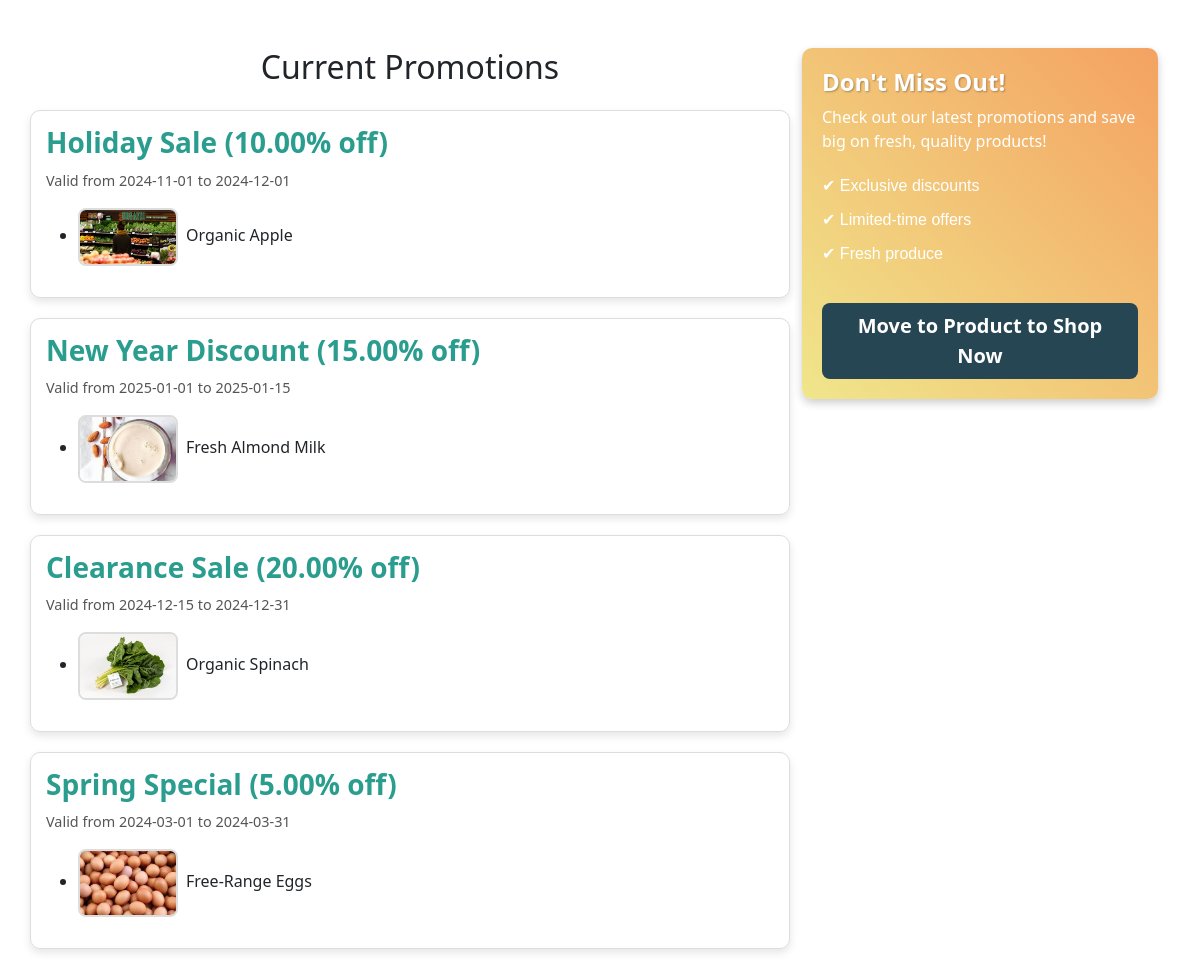
Page /promotion.php on the committed database.
### tables this page shows
CREATE TABLE Products (
    ProductID INT AUTO_INCREMENT PRIMARY KEY,
    ProductName VARCHAR(255) NOT NULL,
    Category VARCHAR(255) NOT NULL,
    Price DECIMAL(10, 2) NOT NULL,
    StockLevel INT NOT NULL,
    ImagePath VARCHAR(255) NOT NULL,
    SupplierID INT,
    CategoryID INT,
    PromotionID INT,
    FOREIGN KEY (SupplierID) REFERENCES Suppliers(SupplierID) 
        ON DELETE CASCADE 
        ON UPDATE CASCADE,
    FOREIGN KEY (CategoryID) REFERENCES Categories(CategoryID) 
        ON DELETE CASCADE 
        ON UPDATE CASCADE,
    FOREIGN KEY (PromotionID) REFERENCES Promotions(PromotionID) 
        ON DELETE SET NULL 
        ON UPDATE CASCADE
);

CREATE TABLE Promotions (
    PromotionID INT AUTO_INCREMENT PRIMARY KEY,
    PromotionName VARCHAR(255) NOT NULL,
    DiscountPercentage DECIMAL(5, 2) NOT NULL,
    StartDate DATE NOT NULL,
    EndDate DATE NOT NULL
);

### promotion.php (the view, shortened to what this page needs)
<?php
include('connect.php');
?>
<!DOCTYPE html>
<html lang="en">
<head>
    <link href="https://cdn.jsdelivr.net/npm/bootstrap@5.3.0/dist/css/bootstrap.min.css" rel="stylesheet">
</head>
<body>
    <div class="container mt-5">
        <div class="row">
            <div class="col-lg-8">
                <h2 class="mb-4 text-center">Current Promotions</h2>
                <div class="row">
                    <?php
                    $sql = "SELECT
                                p.PromotionID,
                                p.PromotionName,
                                p.DiscountPercentage,
                                p.StartDate,
                                p.EndDate,
                                pr.ProductName,
                                pr.ImagePath
                            FROM Promotions p
                            LEFT JOIN Products pr ON p.PromotionID = pr.PromotionID";
                    $result = $conn->query($sql);
                    if ($result && $result->num_rows > 0) {
                        $currentPromotion = null;
                        while ($row = $result->fetch_assoc()) {
                            if ($currentPromotion !== $row['PromotionID']) {
                                if ($currentPromotion !== null) echo '</ul></div>';
                                $currentPromotion = $row['PromotionID'];
                                echo '<div class="promotion-card">';
                                echo '<h3>' . htmlspecialchars($row['PromotionName']) . ' (' . htmlspecialchars($row['DiscountPercentage']) . '% off)</h3>';
                                echo '<p>Valid from ' . htmlspecialchars($row['StartDate']) . ' to ' . htmlspecialchars($row['EndDate']) . '</p>';
                                echo '<ul>';
                            }
                            echo '<li>';
                            if (!empty($row['ImagePath'])) {
                                echo '<img src="' . htmlspecialchars($row['ImagePath']) . '" alt="' . htmlspecialchars($row['ProductName']) . '" class="product-image me-2">';
                            }
                            echo htmlspecialchars($row['ProductName']) . '</li>';
                        }
                        echo '</ul></div>';
                    } else {
                        echo '<p class="text-center text-muted">No promotions available.</p>';
                    }
                    ?>
                </div>
            </div>
            <div class="col-lg-4">
                <div class="promotion-sidebar">
                    <h4>Don't Miss Out!</h4>
                    <p>Check out our latest promotions and save big on fresh, quality products!</p>
                    <ul>
                        <li>✔ Exclusive discounts</li>
                        <li>✔ Limited-time offers</li>
                        <li>✔ Fresh produce</li>
                    </ul>
                    <button class="btn btn-lg w-100 mt-3">Move to Product to Shop Now</button>
                </div>
            </div>
        </div>
    </div>
</body>
</html>

### promotion.php (style rules this page uses)
.product-image { max-width: 100px; max-height: 100px; object-fit: cover; border-radius: 8px; border: 2px solid #ddd; }
.promotion-sidebar { background: linear-gradient(45deg, #f0e68c, #f4a261); color: #fff; padding: 20px; border-radius: 10px; position: sticky; top: 20px; box-shadow: 0 4px 8px rgba(0, 0, 0, 0.2); }
.promotion-sidebar h4 { font-weight: bold; text-shadow: 1px 1px 2px rgba(0, 0, 0, 0.3); }
.promotion-sidebar ul { list-style: none; padding-left: 0; }
.promotion-sidebar ul li { padding: 5px 0; font-size: 1rem; font-family: Arial, sans-serif; }
.promotion-sidebar .btn { background-color: #264653; color: #fff; font-weight: bold; border: none; transition: transform 0.2s ease, background-color 0.3s; }
.promotion-card { border: 1px solid #ddd; border-radius: 10px; box-shadow: 0 4px 8px rgba(0, 0, 0, 0.1); margin-bottom: 20px; padding: 15px; }
.promotion-card h3 { color: #2a9d8f; font-weight: bold; margin-bottom: 10px; }
.promotion-card p { color: #555; font-size: 0.9rem; }

### rows in the picture
products: PromotionID.PromotionName "Holiday Sale", PromotionID.DiscountPercentage "10.00", PromotionID.StartDate "2024-11-01", PromotionID.EndDate "2024-12-01", ImagePath (picture), ProductName "Organic Apple"
products: PromotionID.PromotionName "New Year Discount", PromotionID.DiscountPercentage "15.00", PromotionID.StartDate "2025-01-01", PromotionID.EndDate "2025-01-15", ImagePath (picture), ProductName "Fresh Almond Milk"
products: PromotionID.PromotionName "Clearance Sale", PromotionID.DiscountPercentage "20.00", PromotionID.StartDate "2024-12-15", PromotionID.EndDate "2024-12-31", ImagePath (picture), ProductName "Organic Spinach"
products: PromotionID.PromotionName "Spring Special", PromotionID.DiscountPercentage "5.00", PromotionID.StartDate "2024-03-01", PromotionID.EndDate "2024-03-31", ImagePath (picture), ProductName "Free-Range Eggs"
